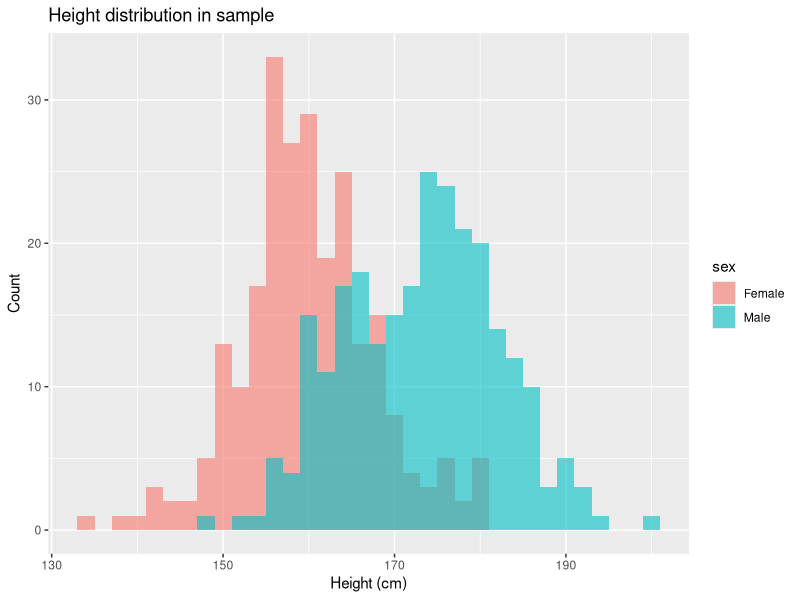
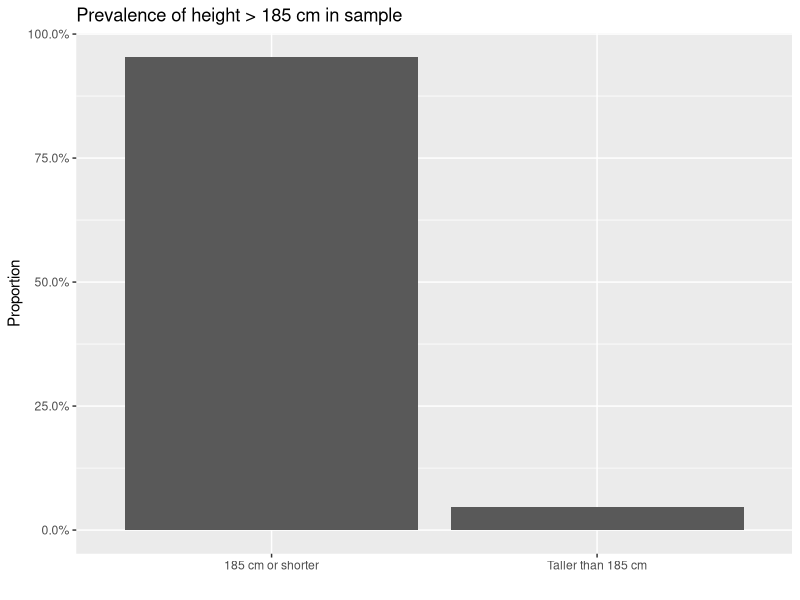

Source code (R) for these figures, in order:
## ---- chunk 1
library(dplyr)
library(ggplot2)
library(tibble)

## ---- chunk 2
set.seed(2025)
N_pop <- 200000

population_df <- tibble(
  sex = sample(c("Male","Female"), N_pop, replace = TRUE, prob = c(0.5,0.5))
) %>%
  mutate(
    height = if_else(
      sex == "Male",
      rnorm(N_pop, mean = 173, sd = 9),
      rnorm(N_pop, mean = 160, sd = 8)
    )
  )
## ---- chunk 3
sample_size <- 500
sample_df <- sample_n(population_df, sample_size, replace = FALSE)
## ---- chunk 4
sample_summary <- sample_df %>%
  summarize(
    mean_height   = mean(height),
    median_height = median(height),
    sd_height     = sd(height),
    min_height    = min(height),
    max_height    = max(height)
  )

print(sample_summary)
## ---- chunk 5
pop_prev_over_185  <- mean(population_df$height > 185)
samp_prev_over_185 <- mean(sample_df$height > 185)

print(tibble(
  population_prevalence_over_185 = pop_prev_over_185,
  sample_prevalence_over_185 = samp_prev_over_185
))
## ---- chunk 6
ggplot(sample_df, aes(x = height, fill = sex)) +
  geom_histogram(binwidth = 2, alpha = 0.6, position = "identity") +
  labs(
    title = "Height distribution in sample",
    x = "Height (cm)",
    y = "Count"
  )
## ---- chunk 7
bar_df <- tibble(
  category = c("Taller than 185 cm","185 cm or shorter"),
  proportion = c(samp_prev_over_185, 1 - samp_prev_over_185)
)

ggplot(bar_df, aes(x = category, y = proportion)) +
  geom_col() +
  scale_y_continuous(labels = scales::percent_format(accuracy = 0.1)) +
  labs(
    title = "Prevalence of height > 185 cm in sample",
    x = "",
    y = "Proportion"
  )
